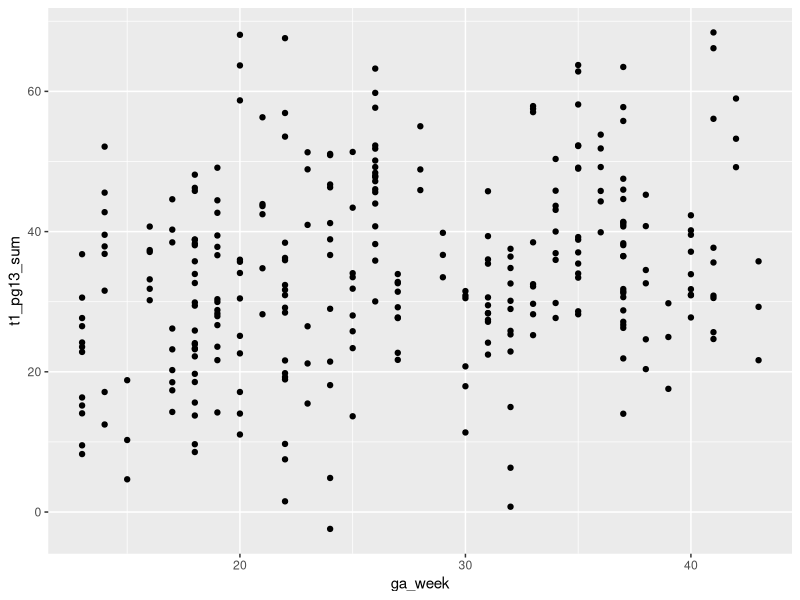
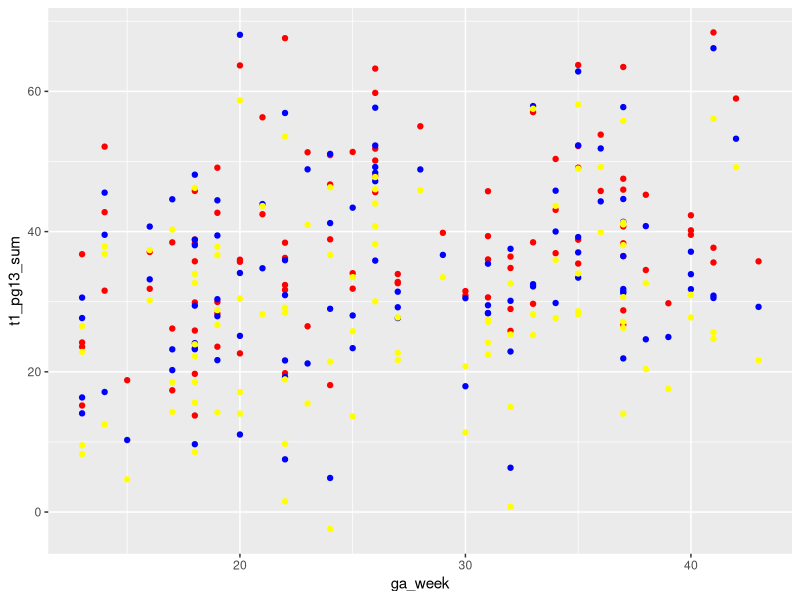
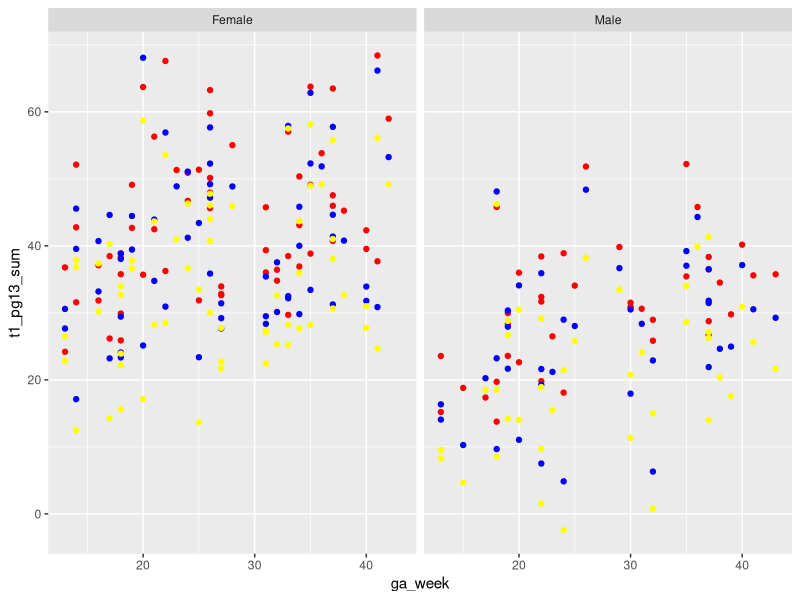
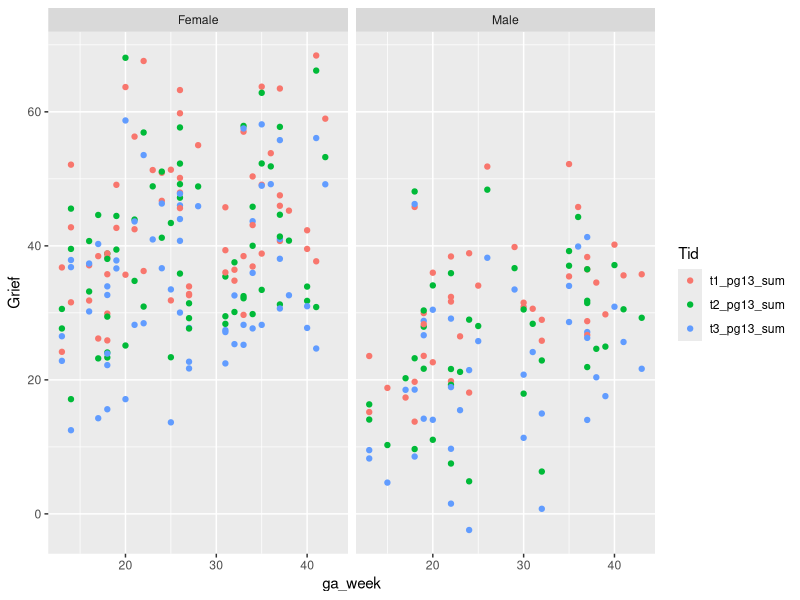
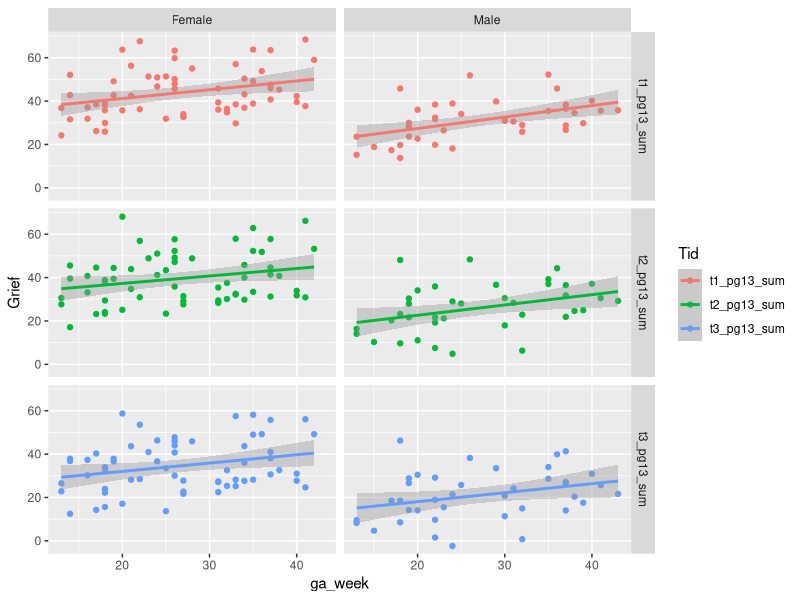
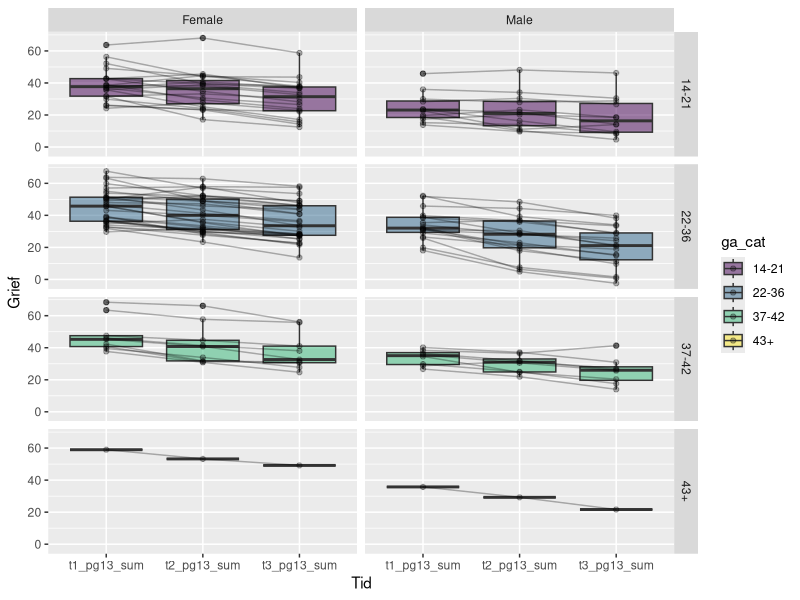

The R script that drew these images, in order:
## ---- chunk 1
#| echo: false
library(tidyverse)
## ---- chunk 2
set.seed(1)

Sorg <- tibble(
  ID = seq(1:100),                                        # n = 100 
  ga_week = sample(13:43, 100, replace = TRUE),           # Gestational week
  gender = sample(c("Male", "Female"), 100, 
                  replace = TRUE, prob = c(0.4, 0.6)),    # More women
  t1_pg13_sum = rnorm(100, mean = 20, sd = 10),           # Values from a normal distribution
  t2_pg13_sum = rnorm(100, mean = t1_pg13_sum-5, sd = 5), # scores tend to drop 
  t3_pg13_sum = rnorm(100, mean = t2_pg13_sum-5, sd = 3), # scores tend to drop
) %>% 
  mutate(
    across(.cols = ends_with("_sum"),
           .fns = ~if_else(gender == "Female", .x+10, .x)),  # Women have higher scores
    across(.cols = ends_with("_sum"),
           .fns = ~ .x+ga_week/2)                            # Higer scores with higher GA week
  ) %>%
  
  # Create ga_cat on the basis of ga_week
  # ga_cat is a categorical variable
  mutate(
    ga_cat = case_when(
      ga_week < 22 ~ "14-21",
      ga_week < 37 ~ "22-36",
      ga_week < 42 ~ "37-42",
      ga_week >= 42 ~ "43+"
    ) %>%  factor(ordered = TRUE)
  )

## ---- chunk 3
#| echo: false
#| output-location: slide
Sorg 
## ---- chunk 4
#| output-location: fragment
Sorg %>% 
  ggplot(aes(x =ga_week))+
  geom_point(aes(y = t1_pg13_sum))+
  geom_point(aes(y = t2_pg13_sum))+
  geom_point(aes(y = t3_pg13_sum))
## ---- chunk 5
#| output-location: fragment
Sorg %>% 
  ggplot(aes(x =ga_week))+
  geom_point(aes(y = t1_pg13_sum), color = "red")+
  geom_point(aes(y = t2_pg13_sum), color = "blue")+
  geom_point(aes(y = t3_pg13_sum), color = "yellow")
  
## ---- chunk 6
#| output-location: fragment
Sorg %>% 
  ggplot(aes(x =ga_week))+
  geom_point(aes(y = t1_pg13_sum), color = "red")+
  geom_point(aes(y = t2_pg13_sum), color = "blue")+
  geom_point(aes(y = t3_pg13_sum), color = "yellow")+
  facet_wrap(~gender)
  
## ---- chunk 7
Sorg_long <- Sorg %>% 
  pivot_longer(cols = ends_with("_sum"),
               names_to = "Tid",
               values_to = "Grief")
## ---- chunk 8
#| echo: false
#| output-location: slide
Sorg_long 
## ---- chunk 9
#| output-location: slide
Sorg_long %>% 
  ggplot(aes(x = ga_week,
             y = Grief, 
             color = Tid)) +
  geom_point()+
  facet_grid(cols = vars(gender))
## ---- chunk 10
#| output-location: slide
Sorg_long %>% 
  ggplot(aes(x = ga_week,
             y = Grief, 
             color = Tid)) +
  geom_point()+
  geom_smooth(method = "lm")+
  facet_grid(rows = vars(Tid),
             cols = vars(gender))
## ---- chunk 11
#| output-location: slide
#| fig-align: center
#| fig-height: 10
#| fig-width: 8
Sorg_long %>% 
  ggplot(aes(x = Tid,
             y = Grief,
             fill = ga_cat))+
  geom_boxplot(alpha = 0.5)+
  geom_point(alpha = 0.3) +
  geom_path(aes(group = ID), alpha = 0.3)+
  facet_grid(cols = vars(gender),
             rows = vars(ga_cat))
